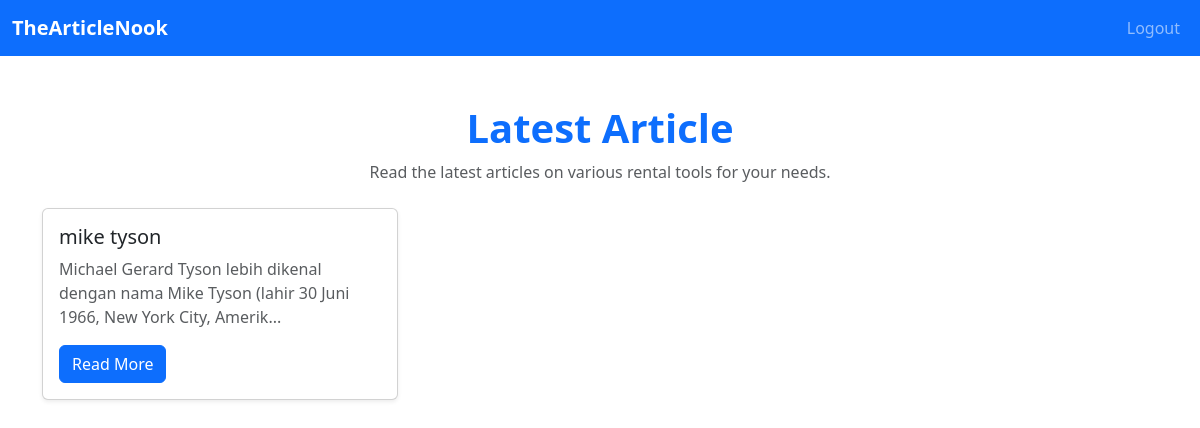
Page /indexUser.php (signed in) on the committed database.
### tables this page shows
CREATE TABLE `artikels` (
  `id` int(11) NOT NULL,
  `title` varchar(255) NOT NULL,
  `description` text NOT NULL,
  `created_at` timestamp NOT NULL DEFAULT current_timestamp() ON UPDATE current_timestamp()
);

### indexUser.php (the view, shortened to what this page needs)
<?php
include("database/connect.php");
$result = mysqli_query($conn, "SELECT * FROM artikels");
?>
<!DOCTYPE html>
<html lang="en">
<head>
    <link href="https://cdn.jsdelivr.net/npm/bootstrap@5.3.2/dist/css/bootstrap.min.css" rel="stylesheet">
</head>
<body>
    <nav class="navbar navbar-expand-lg navbar-dark bg-primary">
        <div class="container-fluid">
            <a class="navbar-brand fw-bold" href="home.php">TheArticleNook</a>
            <div class="collapse navbar-collapse" id="navbarNav">
                <ul class="navbar-nav ms-auto">
                    <li class="nav-item">
                        <a class="nav-link" href="./auth/logout.php">Logout</a>
                    </li>
                </ul>
            </div>
        </div>
    </nav>
    <div class="container mt-5">
        <div class="text-center mb-4">
            <h1 class="fw-bold text-primary">Latest Article</h1>
            <p class="text-muted">Read the latest articles on various rental tools for your needs.</p>
        </div>
        <div class="row">
            <?php while ($row = mysqli_fetch_assoc($result)) : ?>
                <div class="col-md-4">
                    <div class="card shadow-sm">
                        <div class="card-body">
                            <h5 class="card-title"><?php echo htmlspecialchars($row['title']); ?></h5>
                            <p class="card-text text-muted">
                                <?php echo htmlspecialchars(substr($row['description'], 0, 100)); ?>...
                            </p>
                            <a href="artikelUser.php?id=<?= $row['id'] ?>" class="btn btn-primary">Read More</a>
                        </div>
                    </div>
                </div>
                <?php endwhile; ?>
        </div>
    </div>
</body>
</html>

### rows in the picture
artikels: title "mike tyson", description "Michael Gerard Tyson lebih dikenal dengan nama Mike Tyson (lahir 30 Juni 1966, New York City, Amerik"
